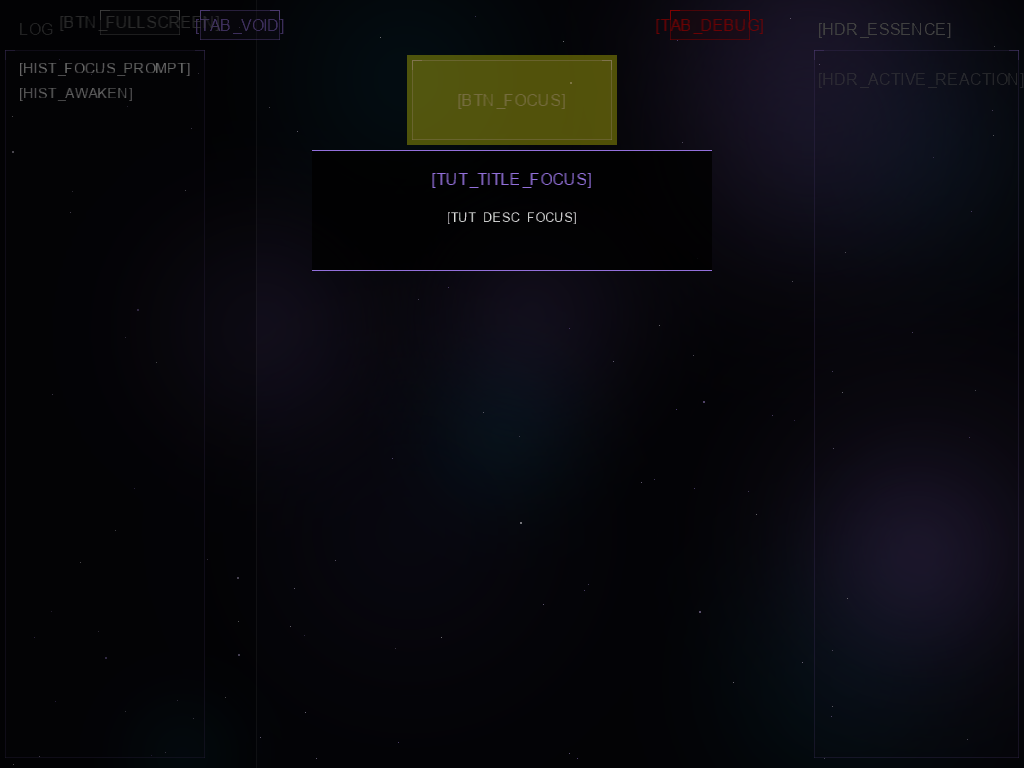
#> input picture review/aesthetic_verify.png, 1024 x 768 px; the run also reads 1 picture not shown here
$ python aura_pulse_audit.py ../review/aesthetic_verify.png ../review/baseline.png
#> lines starting #> are read from the running program, lines starting #| are printed output that depends on the picture
import os
import numpy as np
from PIL import Image

def audit_pulse(frame1_path, frame2_path):
#> called with frame1_path = '../review/aesthetic_verify.png', frame2_path = '../review/baseline.png'
    if not os.path.exists(frame1_path) or not os.path.exists(frame2_path):
        return False

    img1 = Image.open(frame1_path).convert('RGB')
    img2 = Image.open(frame2_path).convert('RGB')
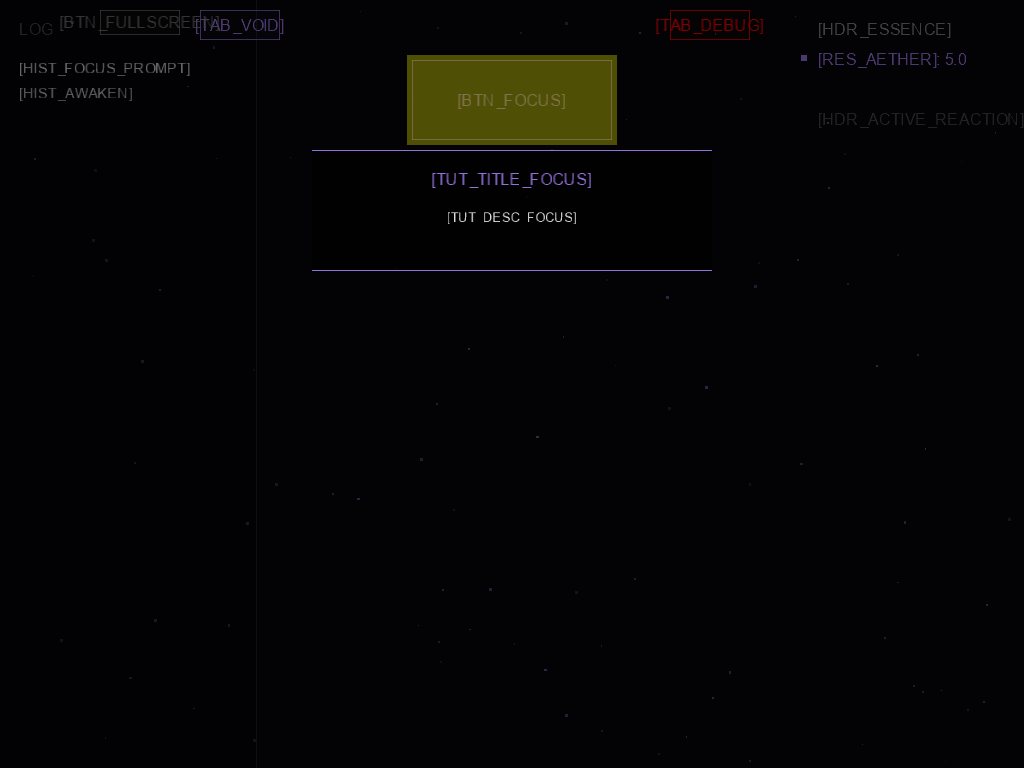
#> img2: PIL image 1024x768 RGB; mean R, G, B 5.2, 5, 5.4

    # 14.2 Isolate border pixels (approximation: high contrast areas in world_map)
    # 14.3 Perform standard deviation check on luminosity
    diff = np.abs(np.array(img1, dtype=np.int16) - np.array(img2, dtype=np.int16))
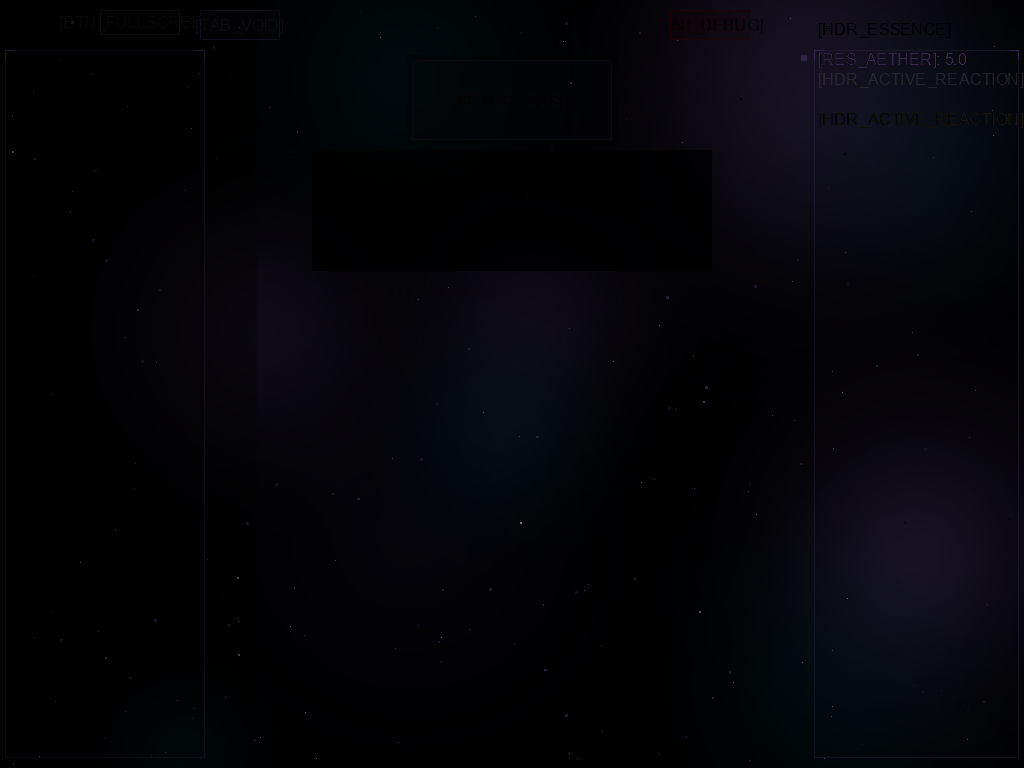
#> diff: shape (768, 1024, 3) int16; mean R, G, B 4.4, 4.5, 8.6
    diff_sum = np.sum(diff)
#> diff_sum = 13813171

    print(f"Aura Pulse Audit:")
    print(f"  Pixel Delta: {diff_sum}")
#|   Pixel Delta: 13813171

    # 14.4 Assert pulse logic (at least some pixels should change between frames)
    if diff_sum > 1000: # Threshold for movement
        print(f"  [SUCCESS] Visual pulse detected in Aura rendering.")
        return True
    else:
        print(f"  [FAIL] Aura rendering appears static.")
        return False

if __name__ == "__main__":
    import sys
    if len(sys.argv) < 3:
        sys.exit(0)
    if not audit_pulse(sys.argv[1], sys.argv[2]):
        sys.exit(1)
    sys.exit(0)
#> (the program exits here)
